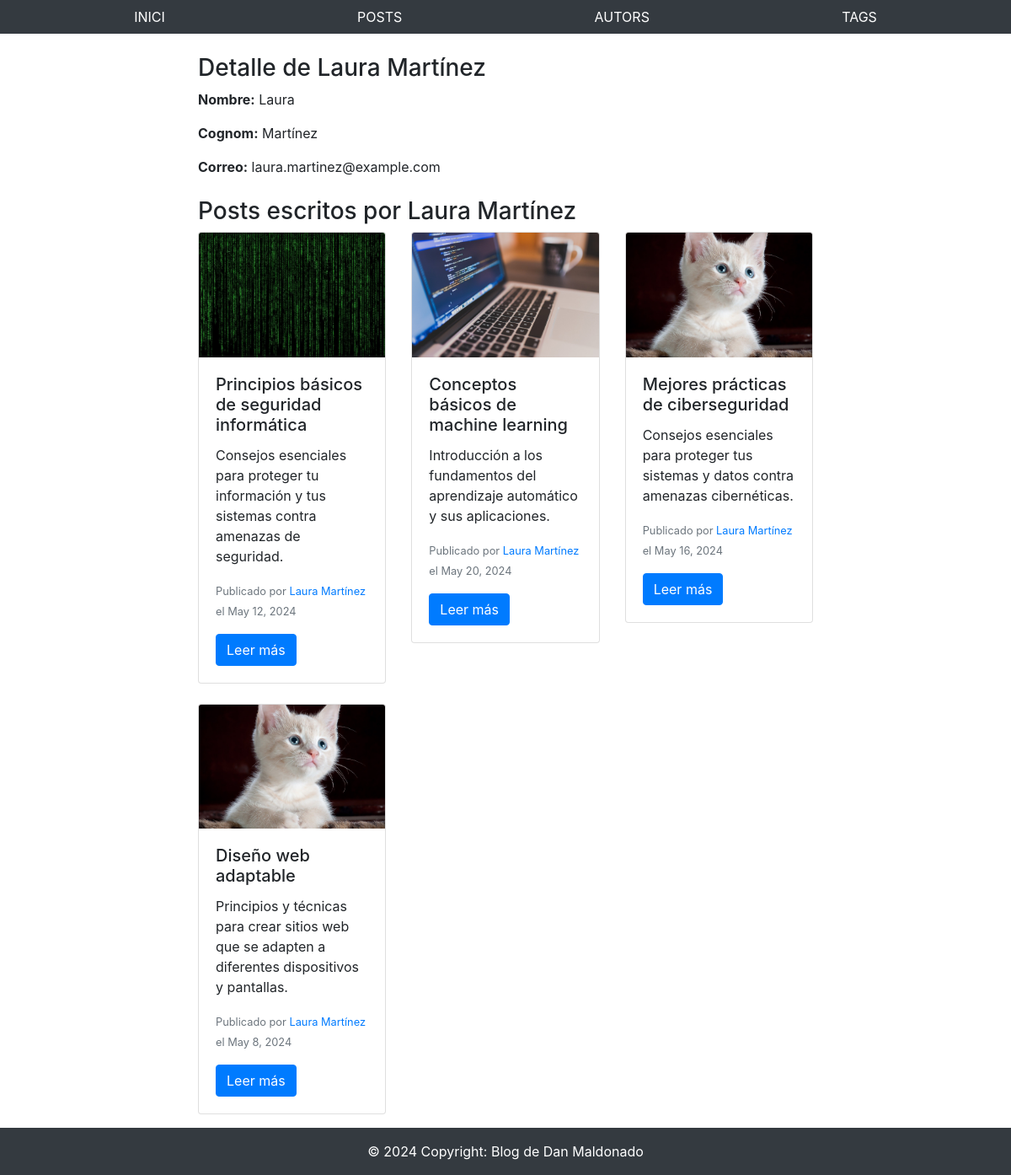
The page /autors/112/ on the database its author committed.
### blog/models.py (models this page shows, shortened)
class Author(models.Model):
    first_name = models.CharField(max_length=100, validators=[MinLengthValidator(1), MaxLengthValidator(100)])
    last_name = models.CharField(max_length=100, validators=[MinLengthValidator(1), MaxLengthValidator(100)])
    email = models.EmailField(unique=True, validators=[EmailValidator()])
    def __str__(self):
        return f"{self.first_name} {self.last_name}"

class Post(models.Model):
    title = models.CharField(max_length=200, validators=[MinLengthValidator(1), MaxLengthValidator(200)])
    excerpt = models.TextField(validators=[MinLengthValidator(10)])
    image_name = models.CharField(max_length=100, validators=[MinLengthValidator(1), MaxLengthValidator(100)])
    date = models.DateField()
    slug = models.SlugField(unique=True, blank=True, null=False, db_index=True,
                            validators=[MinLengthValidator(1), MaxLengthValidator(50)])
    content = models.TextField(validators=[MinLengthValidator(10)])
    author = models.ForeignKey(Author, on_delete=models.CASCADE, related_name='posts')
    tags = models.ManyToManyField(Tag, related_name='posts')

### blog/views.py (the view)
# urls.py: path('autors/<int:author_id>/', views.author_detail, name='author_detail'),
def author_detail(request, author_id):
    author = Author.objects.get(pk=author_id)
    return render(request, 'my_site/author_detail.html', {'author': author})

### blog/templates/my_site/author_detail.html (shortened to what this page needs)
{% extends 'base.html' %}
{% load static %}
{% block content %}
<div class="container mt-5">
    <div class="row justify-content-center">
        <div class="col-md-8">
            <div class="author-info">
                <h3>Detalle de {{ author.first_name }} {{ author.last_name }}</h3>
                <p><strong>Nombre:</strong> {{ author.first_name }}</p>
                <p><strong>Cognom:</strong> {{ author.last_name }}</p>
                <p><strong>Correo:</strong> {{ author.email }}</p>
            </div>
            <div class="mt-4">
                <h3>Posts escritos por {{ author.first_name }} {{ author.last_name }}</h3>
                <div class="row">
                    {% if author.posts.all %}
                        {% for post in author.posts.all %}
                            {% include 'my_site/includes/post.html' %}
                        {% endfor %}
                    {% else %}
                        <p>No hay posts escritos.</p>
                    {% endif %}
                </div>
            </div>
        </div>
    </div>
</div>
{% endblock %}

### blog/templates/my_site/includes/post.html
{% load static %}
<div class="col-md-4">
    <div class="card mb-4">
        <img src="{% static 'blog/images/' %}{{ post.image_name }}" class="card-img-top" alt="Post Image">
        <div class="card-body">
            <h5 class="card-title">{{ post.title }}</h5>
            <p class="card-text">{{ post.excerpt }}</p>
            <p class="card-text"><small class="text-muted">Publicado por <a href="{% url 'author_detail' author.id %}">{{ post.author }}</a> el {{ post.date }}</small></p>
            <a href="{% url 'post_detail' post.slug %}" class="btn btn-primary">Leer más</a>
        </div>
    </div>
</div>

### rows shown on the page
Author: first_name "Laura", last_name "Martínez", email "laura.martinez@example.com"
Post: image_name (picture), title "Principios básicos de seguridad informática", excerpt "Consejos esenciales para proteger tu información y tus sistemas contra amenazas de seguridad.", author "Laura Martínez", date "May 12, 2024"
Post: image_name (picture), title "Conceptos básicos de machine learning", excerpt "Introducción a los fundamentos del aprendizaje automático y sus aplicaciones.", author "Laura Martínez", date "May 20, 2024"
Post: image_name (picture), title "Mejores prácticas de ciberseguridad", excerpt "Consejos esenciales para proteger tus sistemas y datos contra amenazas cibernéticas.", author "Laura Martínez", date "May 16, 2024"
Post: image_name (picture), title "Diseño web adaptable", excerpt "Principios y técnicas para crear sitios web que se adapten a diferentes dispositivos y pantallas.", author "Laura Martínez", date "May 8, 2024"
